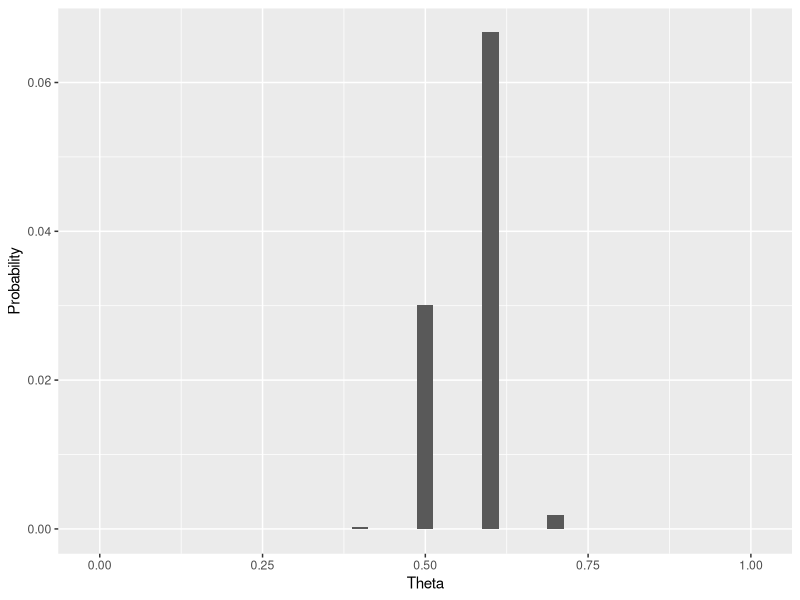
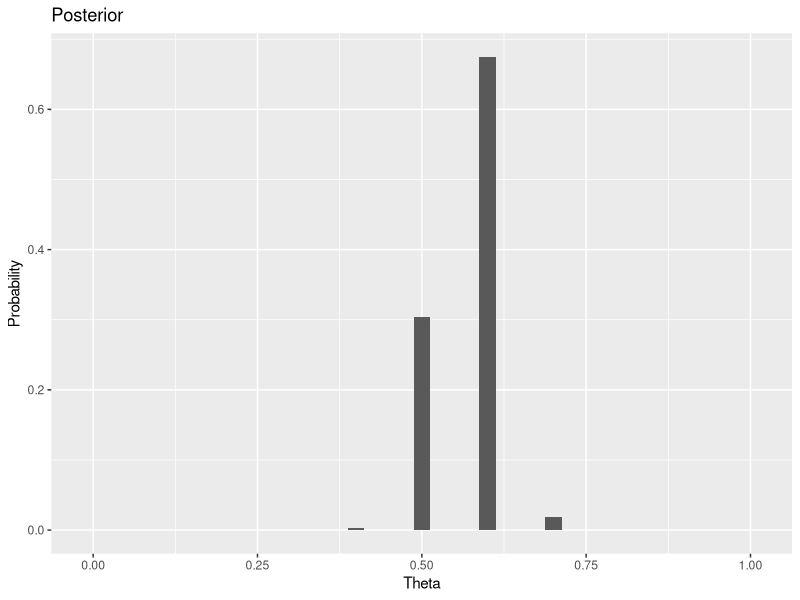
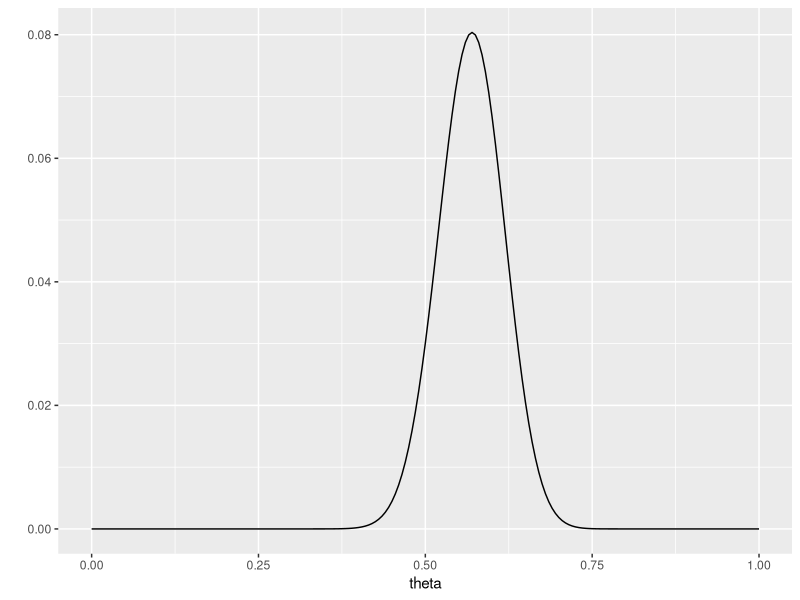
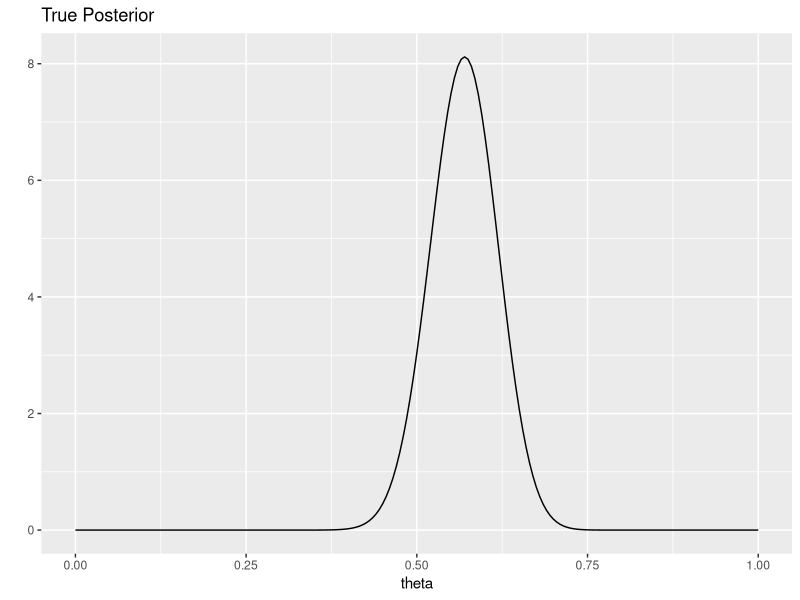
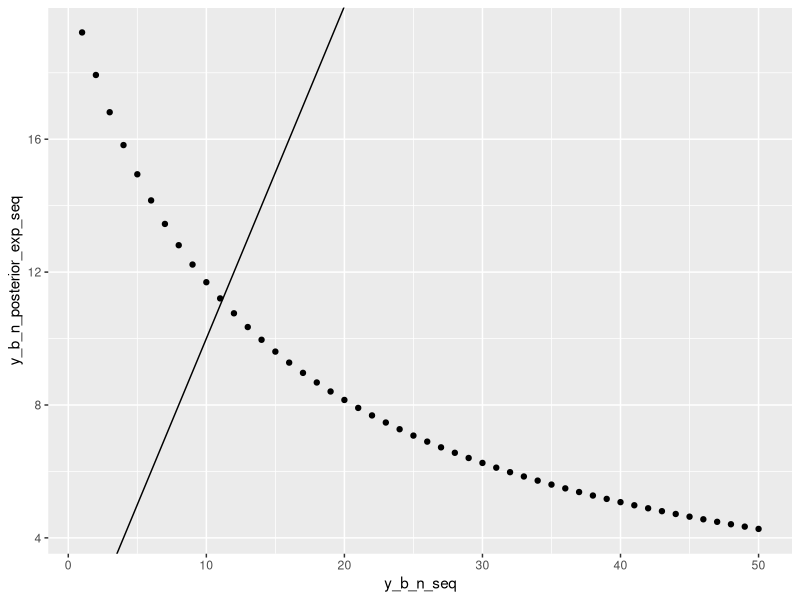

Recreate these plots in R, in order.
## ---- chunk 1
library(tidyverse)
## ---- chunk 2
theta = seq(0,1,.1)
y_sum = 57
n = 100
pr = dbinom(y_sum, size = 100,prob = theta)
df = tibble(theta,pr)
df
ggplot(df,aes(x = theta, y = pr)) +
  geom_col(width = .025) +
  labs(x = "Theta", y = "Probability")
## ---- chunk 3
df <- df |> 
  mutate(post_precorrection = 1/11*pr)
p_sum = sum(df$post_precorrection)
df <- df |> 
  mutate(posterior = post_precorrection*1/p_sum)
ggplot(df,aes(x = theta, y = posterior)) +
  geom_col(width = .025) +
  labs(x = "Theta", y = "Probability", title = "Posterior")
## ---- chunk 4
theta_2 <- seq(0,1,.005)
pr_2 <- dbinom(y_sum, size = 100,prob = theta_2)
df_2 <- tibble(theta_2,pr_2)
ggplot(df_2, aes(theta_2, pr_2)) +
  geom_line() +
  labs(x = "theta", y = "")
## ---- chunk 5
df_2 <- df_2 |> 
  mutate(true_post = dbeta(theta_2, 1 + 57, 1 + 100 - 57))
df_2 |> 
  ggplot(aes(x = theta_2, y = true_post)) +
  geom_line() +
  labs(x = "theta", y = "", title = "True Posterior")
## ---- chunk 6
y_a = c(12,9,12,14,13,13,15,8,15,6)
y_b = c(11,11,10,9,9,8,7,10,6,8,8,9,7)
## ---- chunk 7
# A
y_a_sum = sum(y_a)
y_a_n = 10
y_a_a = 120
y_a_b = 10
y_a_posterior = c(y_a_a + y_a_sum, y_a_b + y_a_n)

# B
y_b_sum = sum(y_b)
y_b_n   = 13
y_b_a   = 12
y_b_b   = 1
y_b_posterior = c(y_b_a + y_b_sum, y_b_b + y_b_n)
## ---- chunk 8
y_a_posterior_exp = y_a_posterior[1]/y_a_posterior[2]
y_b_posterior_exp = y_b_posterior[1]/y_b_posterior[2]

y_a_posterior_var = y_a_posterior[1]/(y_a_posterior[2]^2)
y_b_posterior_var = y_b_posterior[1]/(y_b_posterior[2]^2)
## ---- chunk 9
y_a_int = qgamma(c(.025,.975), y_a_posterior[1], y_a_posterior[2])
y_b_int = qgamma(c(.025,.975), y_b_posterior[1], y_b_posterior[2])
## ---- chunk 10
y_b_n_seq = seq(1,50,1)
y_b_n_posterior_exp_seq = (12*y_b_n + y_b_sum)/(y_b_n_seq + y_b_n)
df = tibble(y_b_n_seq, y_b_n_posterior_exp_seq)
df |> 
  ggplot(aes(y_b_n_seq, y_b_n_posterior_exp_seq)) +
  geom_point() +
  geom_abline(b = y_a_posterior_exp)
